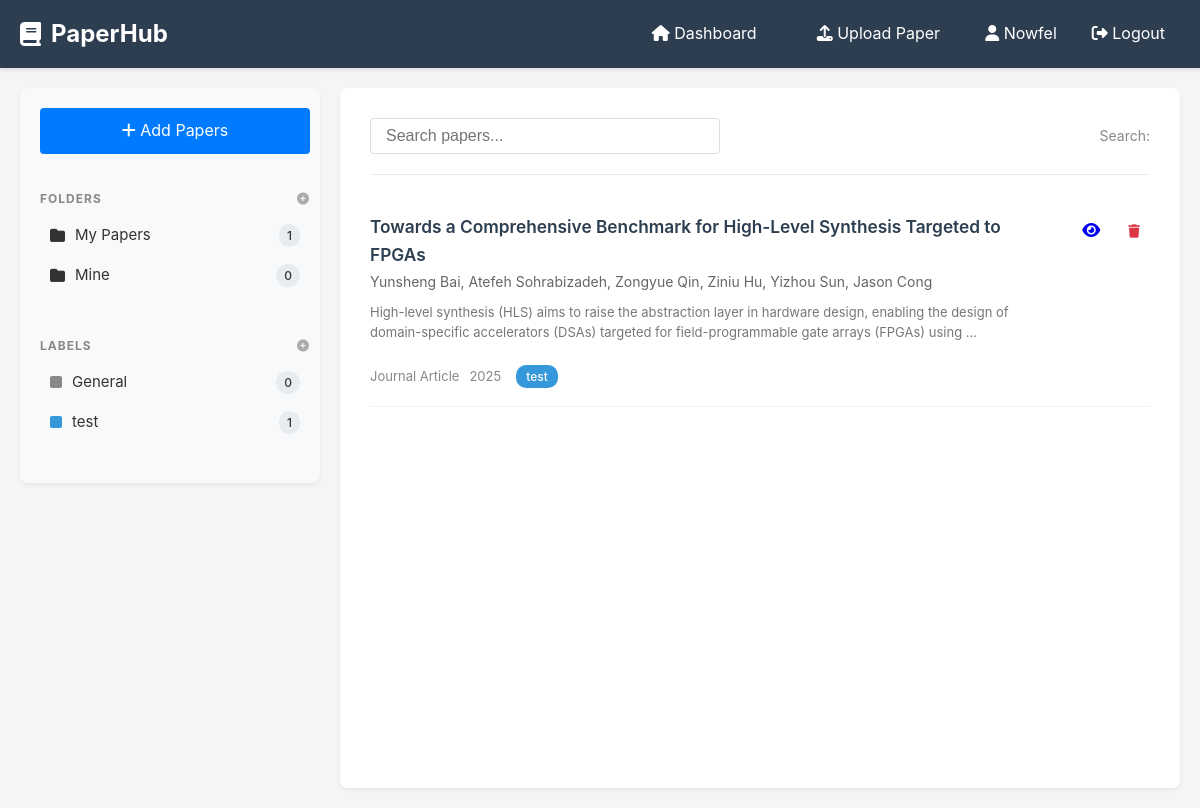
The page /dashboard (signed in) on the database its author committed.
### app/models.py (models this page shows)
class User(UserMixin, db.Model):
    id = db.Column(db.Integer, primary_key=True)
    email = db.Column(db.String(120), unique=True, nullable=False)
    name = db.Column(db.String(100), nullable=False)
    password = db.Column(db.String(200), nullable=False)
    created_at = db.Column(db.DateTime, default=datetime.utcnow)
    papers = db.relationship('Paper', backref='user', lazy=True, cascade='all, delete-orphan')
    categories = db.relationship('Category', backref='user', lazy=True, cascade='all, delete-orphan')
    folders = db.relationship('Folder', backref='user', lazy=True, cascade='all, delete-orphan')

class Folder(db.Model):
    id = db.Column(db.Integer, primary_key=True)
    name = db.Column(db.String(100), nullable=False)
    user_id = db.Column(db.Integer, db.ForeignKey('user.id'), nullable=False)
    papers = db.relationship('Paper', backref='folder', lazy=True)

class Category(db.Model):
    id = db.Column(db.Integer, primary_key=True)
    name = db.Column(db.String(100), nullable=False)
    color = db.Column(db.String(7), default='#007bff')
    user_id = db.Column(db.Integer, db.ForeignKey('user.id'), nullable=False)
    papers = db.relationship('Paper', backref='category', lazy=True)

class Paper(db.Model):
    id = db.Column(db.Integer, primary_key=True)
    title = db.Column(db.String(500), nullable=False)
    authors = db.Column(db.Text)
    abstract = db.Column(db.Text)
    journal = db.Column(db.String(300), nullable=True)
    filename = db.Column(db.String(200), nullable=False)
    user_id = db.Column(db.Integer, db.ForeignKey('user.id'), nullable=False)
    category_id = db.Column(db.Integer, db.ForeignKey('category.id'), nullable=True)
    folder_id = db.Column(db.Integer, db.ForeignKey('folder.id'), nullable=True)
    uploaded_at = db.Column(db.DateTime, default=datetime.utcnow)

### app/main/routes.py (the view)
@main_bp.route('/dashboard')
@login_required
def dashboard():
    papers = Paper.query.filter_by(user_id=current_user.id).all()
    categories = Category.query.filter_by(user_id=current_user.id).all()
    folders = Folder.query.filter_by(user_id=current_user.id).all()
    return render_template('main/dashboard.html', papers=papers, categories=categories, folders=folders)

### app/templates/main/dashboard.html (shortened to what this page needs)
{% extends "base.html" %}
{% block content %}
<div class="dashboard-container">
    <div class="sidebar enhanced-sidebar">
        <div class="sidebar-section">
            <a href="{{ url_for('main.upload') }}" class="btn btn-block btn-primary" style="margin-bottom: 15px;">
                <i class="fas fa-plus"></i> Add Papers
            </a>
            <div class="sidebar-group">
                <div class="sidebar-title">
                    <span>FOLDERS</span>
                    <i class="fas fa-plus-circle sidebar-action-icon" onclick="showCreateForm('folder')"></i>
                </div>
                {% for folder in folders %}
                <div class="sidebar-folder">
                    <i class="fas fa-folder"></i> {{ folder.name }} <span class="count">{{ folder.papers|length }}</span>
                </div>
                {% endfor %}
            </div>
            <div class="sidebar-group">
                <div class="sidebar-title">
                    <span>LABELS</span>
                    <i class="fas fa-plus-circle sidebar-action-icon" onclick="showCreateForm('label')"></i>
                </div>
                {% for category in categories %}
                <div class="sidebar-label">
                    <span class="label-color" style="background:{{ category.color }}"></span>
                    {{ category.name }}
                    <span class="count">{{ category.papers|length }}</span>
                </div>
                {% endfor %}
            </div>
        </div>
    </div>
    <div class="main-content enhanced-main-content">
        <div class="content-header enhanced-content-header">
            <input type="text" id="searchInput" placeholder="Search papers..." class="search-input enhanced-search-input" onkeyup="searchPapers()">
            <span class="search-label">Search: </span>
        </div>
        <div class="papers-list enhanced-papers-list" id="papersList">
            {% for paper in papers %}
            <div class="paper-row enhanced-paper-row" data-title="{{ paper.title }}" data-authors="{{ paper.authors }}" data-abstract="{{ paper.abstract }}">
                <div class="paper-info">
                    <div class="paper-title-authors">
                        <a href="{{ url_for('main.view_paper', paper_id=paper.id) }}" class="paper-title-link" target="_blank">
                            <span class="highlightable">{{ paper.title }}</span>
                        </a>
                        <div class="paper-authors highlightable">
                            {{ paper.authors }}
                        </div>
                        <div class="paper-abstract highlightable">
                            {{ paper.abstract[:200] }}...
                        </div>
                    </div>
                    <div class="paper-meta">
                        <span class="paper-journal">{{ paper.journal or 'Journal Article' }}</span>
                        <span class="paper-year">{{ paper.uploaded_at.year }}</span>
                        {% if paper.category %}
                        <span class="badge enhanced-badge" style="background:{{ paper.category.color }}">{{ paper.category.name }}</span>
                        {% endif %}
                    </div>
                </div>
                <div class="paper-actions enhanced-paper-actions">
                    <a href="{{ url_for('main.view_paper', paper_id=paper.id) }}" target="_blank" class="btn-icon" title="View PDF">
                        <i class="fas fa-eye"></i>
                    </a>
                    <form method="POST" action="{{ url_for('main.delete_paper', paper_id=paper.id) }}" style="display: inline;" onsubmit="return confirm('Are you sure you want to delete this paper?');">
                        <button type="submit" class="btn-icon danger" title="Delete">
                            <i class="fas fa-trash"></i>
                        </button>
                    </form>
                </div>
            </div>
            {% else %}
            <div class="empty-state">
                <i class="fas fa-file-pdf fa-3x"></i>
                <h3>No papers yet</h3>
                <p>Upload your first research paper to get started!</p>
            </div>
            {% endfor %}
        </div>
    </div>
</div>
{% endblock %}

### app/templates/base.html (shortened to what this page needs)
<!DOCTYPE html>
<html lang="en">
<head>
    <link rel="stylesheet" href="{{ url_for('static', filename='style.css') }}">
    <link rel="stylesheet" href="https://cdnjs.cloudflare.com/ajax/libs/font-awesome/6.4.0/css/all.min.css">
</head>
<body>
    {% if current_user.is_authenticated %}
    <nav class="navbar">
        <div class="nav-container">
            <div class="nav-brand">
                <i class="fas fa-book"></i>
                <span>PaperHub</span>
            </div>
            <div class="nav-menu">
                <a href="{{ url_for('main.dashboard') }}" class="nav-link">
                    <i class="fas fa-home"></i> Dashboard
                </a>
                <a href="{{ url_for('main.upload') }}" class="nav-link">
                    <i class="fas fa-upload"></i> Upload Paper
                </a>
                <div class="nav-user">
                    <span><i class="fas fa-user"></i> {{ current_user.name }}</span>
                    <a href="{{ url_for('auth.logout') }}" class="nav-link">
                        <i class="fas fa-sign-out-alt"></i> Logout
                    </a>
                </div>
            </div>
        </div>
    </nav>
    {% endif %}
    <div class="container {% if not current_user.is_authenticated %}auth-container{% endif %}">
        {% block content %}{% endblock %}
    </div>
</body>
</html>

### rows shown on the page
User: name "Nowfel"
Folder: name "My Papers", papers|length "1"
Folder: name "Mine", papers|length "0"
Category: name "General", papers|length "0"
Category: name "test", papers|length "1"
Paper: title "Towards a Comprehensive Benchmark for High-Level Synthesis Targeted to FPGAs", authors "Yunsheng Bai, Atefeh Sohrabizadeh, Zongyue Qin, Ziniu Hu, Yizhou Sun, Jason Cong", abstract "High-level synthesis (HLS) aims to raise the abstraction layer in hardware design, enabling the design of domain-specific accelerators (DSAs) targeted for field-programmable gate arrays (FPGAs) using", journal "Journal Article", uploaded_at.year "2025", category.name "test"
